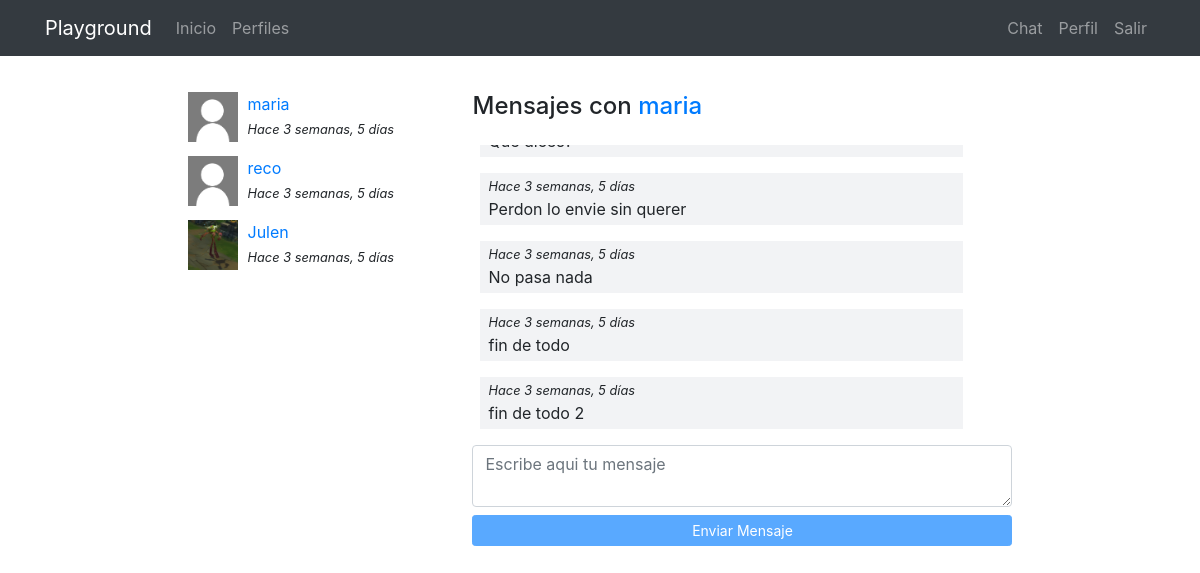
Screenshot of /messenger/thread/1/ (signed in) with the database file from the repository.
### messenger/models.py (models this page shows)
class Thread(models.Model):
    users = models.ManyToManyField(User,related_name='threads')
    messages = models.ManyToManyField(Message)
    updated = models.DateTimeField(auto_now=True)
    objects = ThreadManager()
    class Meta:
        ordering = ['-updated']

class Message(models.Model):
    user = models.ForeignKey( User, on_delete=models.CASCADE)
    content = models.TextField()
    created = models.DateTimeField(auto_now_add=True)
    class Meta:
        ordering = ['created']

### registration/models.py (models this page shows)
class Profile(models.Model):
    user = models.OneToOneField(User,on_delete=models.CASCADE)
    avatar = models.ImageField(upload_to=custom_upload_to, null=True, blank=True)
    bio = models.TextField(null=True, blank=True)
    link = models.URLField(max_length=200, null=True, blank=True)
    class Meta:
        ordering = ['user__username']

### messenger/views.py (the view)
# urls.py: path('thread/<int:pk>/',ThreadDetail.as_view(), name="detail"),
@method_decorator(login_required, name="dispatch")
class ThreadDetail(DetailView):
    model = Thread
    def get_object(self):
        obj = super(ThreadDetail, self).get_object()
        if self.request.user not in obj.users.all():
            raise Http404()
        return obj

### messenger/templates/messenger/thread_detail.html (shortened to what this page needs)
{% extends 'core/base.html' %}
{% load static %}
{% block content %}
<main role="main">
  <div class="container">
    <div class="row mt-3">
      <div class="col-md-9 mx-auto mb-5">
        <div class="row">
          <div class="col-md-4">
            {% for thread in request.user.threads.all %}
              {% if thread.messages.all|length > 0 %}
                <div class="mb-3">
                  {% for user in thread.users.all %}
                    {% if user != request.user %}
                      {% if user.profile.avatar %}
                        <img src="{{user.profile.avatar.url}}" class="avatar">
                      {% else %}
                        <img src="{% static 'registration/img/no-avatar.jpg' %}" class="avatar">
                      {% endif %}
                      <div>
                        <a href="{% url 'messenger:detail' thread.pk %}">{{user}}</a><br>
                        <small><i>Hace {{thread.messages.last.created|timesince}}</i></small>
                      </div>
                    {% endif %}
                  {% endfor %}
                </div>
              {% endif %}
            {% endfor %}
          </div>
          <div class="col-md-8">
            {% for user in thread.users.all %}
              {% if user != request.user %}
                <h4 class="mb-4">Mensajes con <a href="{% url 'profiles:detail' user %} ">{{user}}</a></h4>
              {% endif %}
            {% endfor %}
            <div class="thread" id="thread">
              {% for message in object.messages.all %}
                <div {% if request.user == message.user %}class="mine mb-3"{% else %}class="other mb-3"{% endif %}>
                  <small><i>Hace {{thread.messages.last.created|timesince}}</i></small><br>
                  {{message.content}}
                </div>
              {% endfor %}
            </div>
            <textarea id="content" class="form-control mb-2 " rows="2" placeholder="Escribe aqui tu mensaje"></textarea>
            <button id="send" class="btn btn-primary btn-sm btn-block" disabled>Enviar Mensaje</button>
          </div>
        </div>
    </div>
  </div>
</main>
{% endblock %}

### core/static/core/css/main.css (style rules this page uses)
main { padding-top: 20px; }
:root { --jumbotron-padding-y: 3rem; }

### messenger/templates/messenger/thread_detail.html (style rules this page uses)
.avatar { width:50px; height:50px; float:left; margin-right:10px; }
.thread { max-height:300px; overflow-y:auto; padding:0 0.5em; }
.other { padding:0 0.5em 0.25em; background-color:#f2f3f5; width:92%; }

### rows the page displays
Thread: messages.last.created "3 semanas, 5 días"
Thread: messages.last.created "3 semanas, 5 días"
Thread: messages.last.created "3 semanas, 5 días"
Message: content "Perdon lo envie sin querer"
Message: content "No pasa nada"
Message: content "fin de todo"
Message: content "fin de todo 2"

### other values shown
{{ user }} "maria"
{{ user }} "reco"
{{ user }} "Julen"
